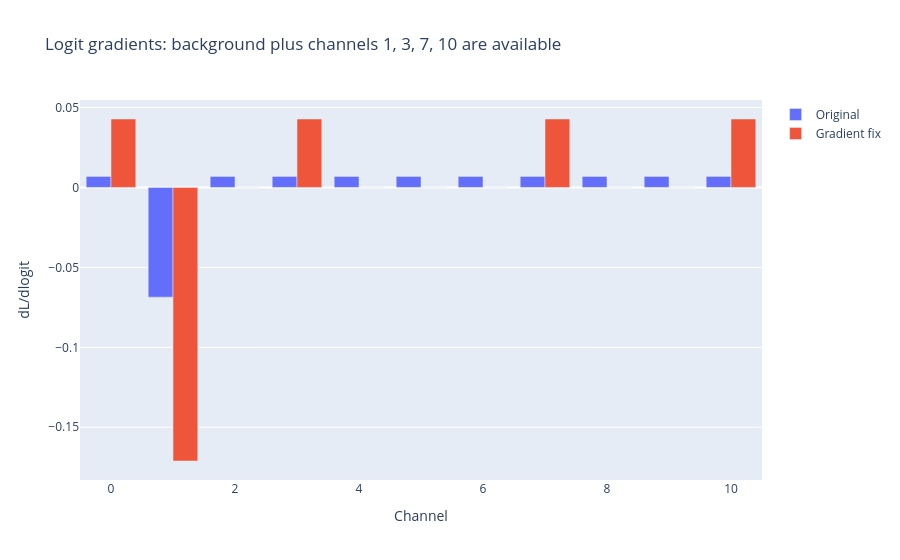

The notebook cell saved with this chart:
### Markdown cell above
## One partially annotated voxel

Background and channels 1, 3, 7 and 10 remain in the conditional softmax. Channel 1 is the known foreground target; the other anatomical channels are unavailable. Equal initial logits make the denominator effect easy to see.

### Code cell
label_ids: list[int] = [0, 1, 2, 3, 5, 6, 12, 13, 15, 16, 21]
target: tf.Tensor = tf.constant([[[[[0., 1., -1., 0., -1., -1., -1., 0., -1., -1., 0.]]]]])
initial_logits: np.ndarray = np.zeros(target.shape, dtype=np.float32)
available: np.ndarray = target.numpy().reshape(-1) != -1

gamma: float = 0.8
smooth: float = 1e-5
legacy_loss: Callable = diceCELoss(gamma=gamma, smooth=smooth, batch_wise=True, domain_adaptation=True)
fixed_loss: Callable = diceCELoss_gradient_fix(gamma=gamma, smooth=smooth, batch_wise=True)


def evaluate(values: np.ndarray, labels: tf.Tensor, fixed: bool) -> tuple[float, np.ndarray, np.ndarray]:
    """Return loss, probabilities and derivatives with respect to RAW logits."""
    logits: tf.Variable = tf.Variable(values)

    with tf.GradientTape() as tape:
        if fixed:
            value: tf.Tensor = fixed_loss(labels, logits)
        else:
            probabilities: tf.Tensor = tf.nn.softmax(logits, axis=-1)
            value = legacy_loss(labels, probabilities)

    gradient: tf.Tensor = tape.gradient(value, logits)
    if fixed:
        probabilities = masked_softmax_gradient_fix(labels, logits)
    else:
        probabilities = tf.nn.softmax(logits, axis=-1)

    return float(value.numpy()), probabilities.numpy(), gradient.numpy()


old_value, old_probability, old_gradient = evaluate(initial_logits, target, fixed=False)
new_value, new_probability, new_gradient = evaluate(initial_logits, target, fixed=True)
comparison: pd.DataFrame = pd.DataFrame({
    "channel": np.arange(len(label_ids)),
    "original label ID": label_ids,
    "available": available,
    "old probability": old_probability.reshape(-1),
    "conditional probability": new_probability.reshape(-1),
    "old dL/dlogit": old_gradient.reshape(-1),
    "fixed dL/dlogit": new_gradient.reshape(-1),
})
display(comparison)
print(f"Old loss: {old_value:.8f}; fixed loss: {new_value:.8f}")

np.testing.assert_array_equal(new_gradient.reshape(-1)[~available], 0)
assert np.any(np.abs(old_gradient.reshape(-1)[~available]) > 1e-5)
assert np.any(np.abs(new_gradient.reshape(-1)[available]) > 1e-5)
assert new_gradient[..., 0].item() > 0  # Background competes at the known foreground voxel.

figure: go.Figure = go.Figure()
figure.add_bar(x=comparison["channel"], y=comparison["old dL/dlogit"], name="Original")
figure.add_bar(x=comparison["channel"], y=comparison["fixed dL/dlogit"], name="Gradient fix")
figure.update_layout(title="Logit gradients: background plus channels 1, 3, 7, 10 are available", xaxis_title="Channel", yaxis_title="dL/dlogit", barmode="group")
figure.show(renderer=renderer)

### Figure 1 — Plotly figure (JSON) as saved in the notebook; plotly's stock layout.template omitted (floating-point values rounded to 4 significant figures)
{"data": [{"name": "Original", "type": "bar", "x": [0, 1, 2, 3, 4, 5, 6, 7, 8, 9, 10], "y": [0.006867, -0.06864, 0.006863, 0.006867, 0.006863, 0.006863, 0.006863, 0.006867, 0.006863, 0.006863, 0.006867]}, {"name": "Gradient fix", "type": "bar", "x": [0, 1, 2, 3, 4, 5, 6, 7, 8, 9, 10], "y": [0.04278, -0.1711, 0.0, 0.04278, 0.0, 0.0, 0.0, 0.04278, 0.0, 0.0, 0.04278]}], "layout": {"barmode": "group", "title": {"text": "Logit gradients: background plus channels 1, 3, 7, 10 are available"}, "xaxis": {"title": {"text": "Channel"}}, "yaxis": {"title": {"text": "dL/dlogit"}}}}
